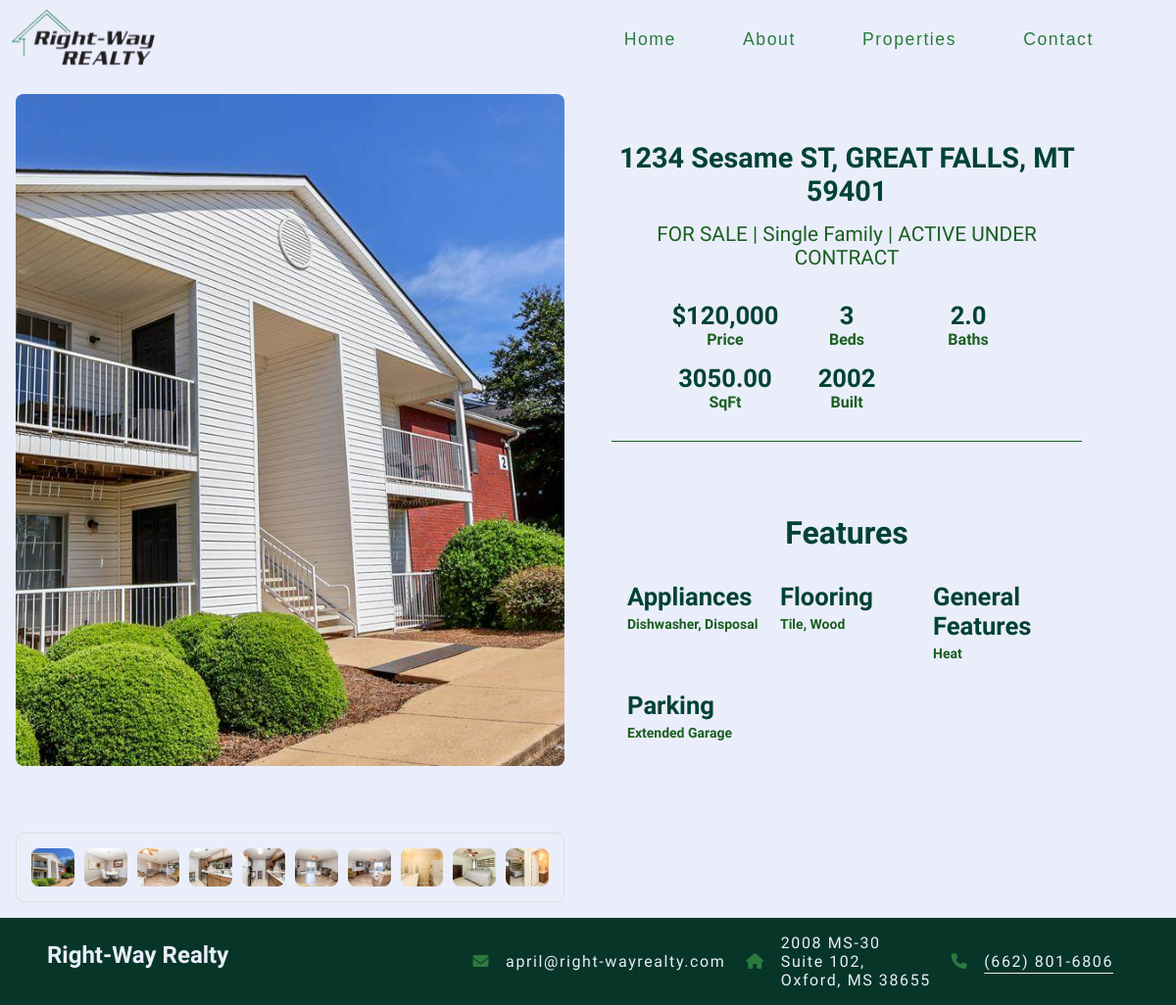
The app's page /property/8/ with its own data.
### app/models.py (models this page shows, shortened)
class Property(models.Model):
    mls_number = models.CharField(max_length=20, unique=True)
    list_price = models.DecimalField(max_digits=12, decimal_places=2)
    house_number = models.CharField(max_length=10, blank=True, null=True)
    street_name = models.CharField(max_length=100, blank=True, null=True)
    street_suffix = models.CharField(max_length=10, blank=True, null=True)
    city = models.CharField(max_length=50, blank=True, null=True)
    state = models.CharField(max_length=2, blank=True, null=True)
    postal_code = models.CharField(max_length=10, blank=True, null=True)
    description = models.TextField(blank=True, null=True)
    latitude = models.DecimalField(max_digits=9, decimal_places=6, null=True, blank=True)
    longitude = models.DecimalField(max_digits=9, decimal_places=6, null=True, blank=True)
    year_built = models.IntegerField(null=True, blank=True)
    bedrooms = models.IntegerField(null=True, blank=True)
    baths_full = models.DecimalField(max_digits=3, decimal_places=1, null=True, blank=True)
    baths_half = models.DecimalField(max_digits=3, decimal_places=1, null=True, blank=True)
    baths_three_quarter = models.DecimalField(max_digits=3, decimal_places=1, null=True, blank=True)
    building_area_total = models.DecimalField(max_digits=12, decimal_places=2, null=True, blank=True)
    property_subtype = models.CharField(max_length=100, blank=True, null=True)
    public_remarks = models.TextField(blank=True, null=True)
    private_remarks = models.TextField(blank=True, null=True)

### app/views.py (the view)
# urls.py: path('property/<int:property_id>/', views.property_detail, name='property_detail'),
def property_detail(request, property_id):
    property = get_object_or_404(Property, id=property_id)
    full_baths = float(property.baths_full or 0)
    half_baths = float(property.baths_half or 0)
    if half_baths > 1:
        baths_info = f"{full_baths} Full, {half_baths} Half Baths"
    elif half_baths > 0:
        total_baths = full_baths + (half_baths / 2)
        baths_info = f"{total_baths:.1f}"
    else:
        baths_info = f"{full_baths:.1f}"
    context = {
        'property': property,
        'baths_info': baths_info,
    }
    return render(request, 'properties.html', context)

### app/templates/properties.html (shortened to what this page needs)
{% extends "base_template.html" %} {% load static %} {% load humanize %} {% block content %}
<div class="property-page">
  <div class="property-card">
    <div class="card">
      <img
        id="mainImage"
        src="{% static 'house/house1.jpg' %}"
        class="card-img-top"
        alt="Main House Image"
      />
      <div class="card-body">
        <h5 class="property-address">
            {{property.house_number}} {{property.street_name}} {{property.street_suffix}},
            {{property.city}}, {{property.state}} {{property.postal_code}}
        </h5>
        <div class="property-status">
            <span>FOR SALE</span> | <span>{{property.property_subtype}}</span> | <span>ACTIVE UNDER CONTRACT</span>
        </div>
        <div class="property-details-grid">
          <div class="property-detail-item">
            <strong>${{ property.list_price|floatformat:0|intcomma }}</strong>
            <span>Price</span>
        </div>
            <div class="property-detail-item">
                <strong>{{ property.bedrooms }}</strong>
                <span>Beds</span>
            </div>
            <div class="property-detail-item">
                <strong>{{ baths_info }}</strong>
                <span>Baths</span>
            </div>
            <div class="property-detail-item">
                <strong>{{ property.building_area_total }}</strong>
                <span>SqFt</span>
            </div>
            <div class="property-detail-item">
                <strong>{{ property.year_built }}</strong>
                <span>Built</span>
            </div>
        </div>
        <div class="property-features">
          <h5>Features</h5>
          <div class="features-grid">
              <div class="feature-item">
                  <strong>Appliances</strong>
                  <p>Dishwasher, Disposal</p>
              </div>
              <div class="feature-item">
                  <strong>Flooring</strong>
                  <p>Tile, Wood</p>
              </div>
              <div class="feature-item">
                  <strong>General Features</strong>
                  <p>Heat</p>
              </div>
              <div class="feature-item">
                  <strong>Parking</strong>
                  <p>Extended Garage</p>
              </div>
          </div>
      </div>
    </div>
    <div class="carousel-card">
      <div class="carousel-container">
        <div
          class="carousel-item"
          onclick="changeMainImage('{% static 'house/house1.jpg' %}')"
        >
          <img src="{% static 'house/house1.jpg' %}" alt="House Image 1" />
        </div>
        <div
          class="carousel-item"
          onclick="changeMainImage('{% static 'house/house2.jpg' %}')"
        >
          <img src="{% static 'house/house2.jpg' %}" alt="House Image 2" />
        </div>
        <div
          class="carousel-item"
          onclick="changeMainImage('{% static 'house/house3.jpg' %}')"
        >
          <img src="{% static 'house/house3.jpg' %}" alt="House Image 3" />
        </div>
        <div
          class="carousel-item"
          onclick="changeMainImage('{% static 'house/house4.jpg' %}')"
        >
          <img src="{% static 'house/house4.jpg' %}" alt="House Image 3" />
        </div>
        <div
          class="carousel-item"
          onclick="changeMainImage('{% static 'house/house5.jpg' %}')"
        >
          <img src="{% static 'house/house5.jpg' %}" alt="House Image 3" />
        </div>
        <div
          class="carousel-item"
          onclick="changeMainImage('{% static 'house/house6.jpg' %}')"
        >
          <img src="{% static 'house/house6.jpg' %}" alt="House Image 3" />
        </div>
        <div
          class="carousel-item"
          onclick="changeMainImage('{% static 'house/house7.jpg' %}')"
        >
          <img src="{% static 'house/house7.jpg' %}" alt="House Image 3" />
        </div>
        <div
          class="carousel-item"
          onclick="changeMainImage('{% static 'house/house8.jpg' %}')"
        >
          <img src="{% static 'house/house8.jpg' %}" alt="House Image 3" />
        </div>
        <div
          class="carousel-item"
          onclick="changeMainImage('{% static 'house/house9.jpg' %}')"
        >
          <img src="{% static 'house/house9.jpg' %}" alt="House Image 3" />
        </div>
        <div
          class="carousel-item"
          onclick="changeMainImage('{% static 'house/house10.jpg' %}')"
        >
          <img src="{% static 'house/house10.jpg' %}" alt="House Image 3" />
        </div>
      </div>
    </div>
  </div>
  {% endblock content %}

### app/static/styles.css (style rules this page uses)
body { background-color: #EAEEFB; padding: 0; overflow-y: auto; margin: 0; height: 100vh; width: 100vw; overflow-x: hidden; }

### app/static/stylesheets/properties_page_styles.css (style rules this page uses)
.property-card { background-color: #EAEEFB; overflow: hidden; transition: transform 0.2s; display: flex; flex-direction: column; justify-content: center; align-items: center; }
.card { background-color: #EAEEFB; border-radius: 8px; padding: 1rem; overflow: hidden; transition: transform 0.2s; display: grid; grid-template-columns: 1fr 1fr; grid-gap: 3rem; justify-content: center; align-items: center; }
.property-card img { object-fit: cover; border-radius: 8px; height: 100%; width: 100%; }
.card-body { height: 100%; margin-right: 5rem; display: flex; flex-direction: column; justify-content: center; align-items: center; }
.property-address { font-size: 1.8rem; margin-bottom: 15px; text-align: center; color: #014235; font-family: "Antic Didone"; font-weight: 800; font-style: normal; }
.property-status { font-size: 1.3rem; color: #888; margin-bottom: 2rem; text-align: center; font-family: "Albert Sans", sans-serif; font-weight: 400; font-style: normal; color: #1b5e20; }
.property-details-grid { display: grid; grid-template-columns: repeat(3, 1fr); gap: 15px; }
.property-detail-item { text-align: center; }
.property-detail-item strong { display: block; font-size: 1.6rem; color: #014235; font-family: "Antic Didone"; font-weight: 800; font-style: normal; }
.property-detail-item span { font-size: 1rem; font-family: "Albert Sans", sans-serif; font-weight: 600; font-style: normal; color: #1b5e20; }
.property-features { margin-top: 30px; padding-top: 20px; border-top: 1px solid #1b5e20; }
.property-features h5 { display: flex; justify-content: center; font-size: 2rem; margin-bottom: 15px; color: #014235; font-family: "Antic Didone"; font-weight: 800; font-style: normal; }
.features-grid { padding: 1rem; display: grid; grid-template-columns: repeat(3, 1fr); gap: 20px; }
.feature-item { margin-bottom: 10px; }
.feature-item strong { display: block; font-size: 1.6rem; margin-bottom: 5px; color: #014235; font-family: "Antic Didone"; font-weight: 800; font-style: normal; }
.feature-item p { font-size: 14px; margin: 0; font-family: "Albert Sans", sans-serif; font-weight: 600; font-style: normal; color: #1b5e20; }
.carousel-card { position: relative; overflow: hidden; border: 1px solid #ddd; border-radius: 8px; padding: 10px; margin-top: 20px; }
.carousel-container { display: flex; transition: transform 0.5s ease-in-out; overflow-x: auto; }
.carousel-item { flex: 0 0 auto; width: 10%; padding: 5px; box-sizing: border-box; }
.carousel-item img { width: 100%; border-radius: 8px; cursor: pointer; }

### records on screen
Property: house_number "1234", street_name "Sesame", street_suffix "ST", city "GREAT FALLS", state "MT", postal_code "59401", property_subtype "Single Family", list_price "120,000", bedrooms "3", building_area_total "3050.00", year_built "2002"

### other values on screen
{{ baths_info }} "2.0"
